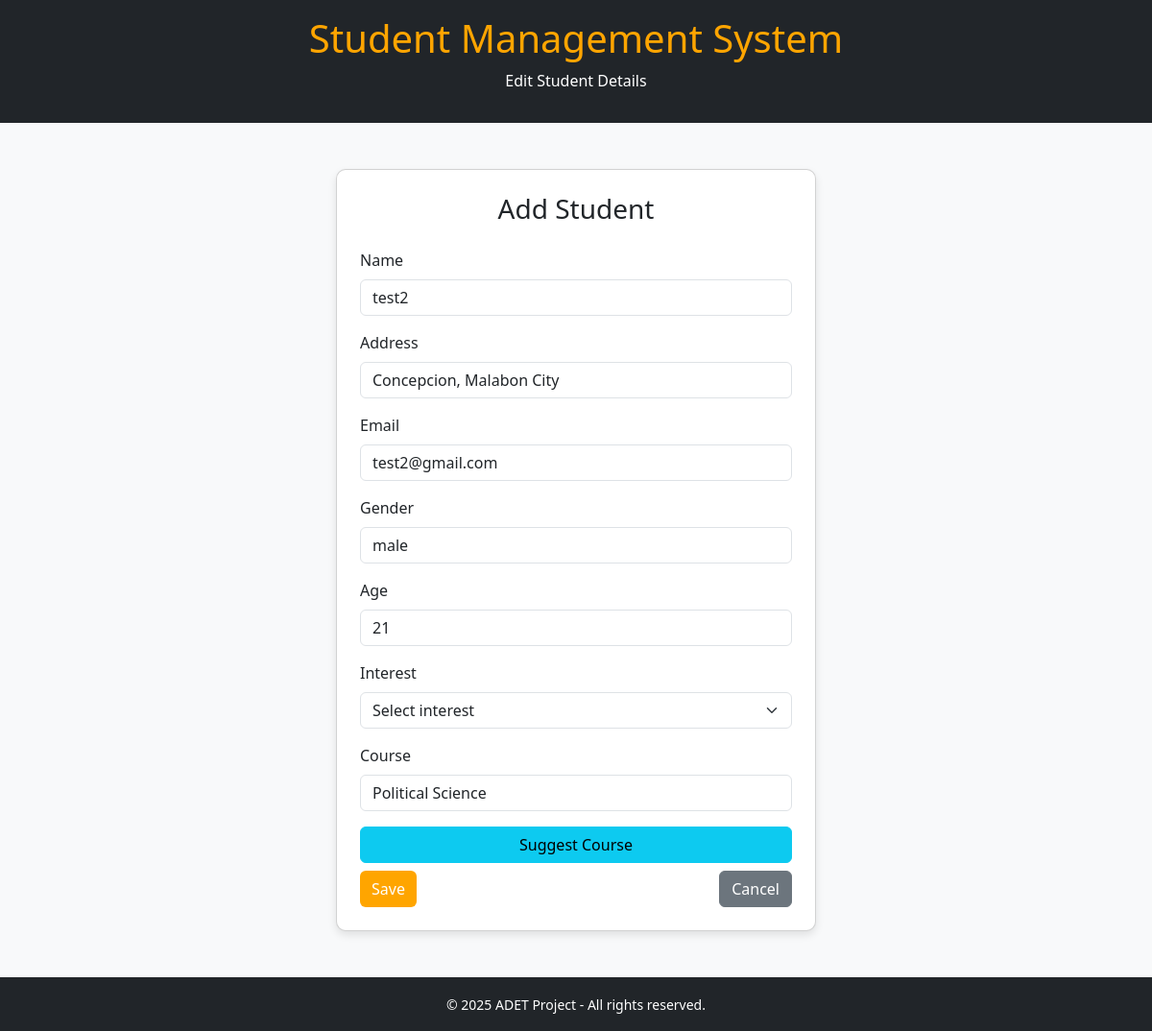
Screenshot of /edit/16/ with the database file from the repository.
### students/models.py (models this page shows, shortened)
class StudentInfo(models.Model):
    name = models.CharField(max_length=100, blank=True, default="")
    address = models.CharField(max_length=250, blank=True, default="")
    email = models.EmailField(max_length=100, blank=True, default="")
    gender = models.CharField(
        max_length=10,
        default="",
        choices=[
            ('Male', 'male'),
            ('Female', 'female')
        ]
    )
    age = models.IntegerField(default=0, blank=True)
    interest = models.CharField(max_length=200, blank=True, default="")
    course = models.CharField(max_length=100, blank=True, default="")

### students/views.py (the view)
# urls.py: path('edit/<int:pk>/', views.edit_students, name='edit_students'),
def edit_students(request, pk):
    student = get_object_or_404(StudentInfo, pk=pk)
    if request.method == 'POST':
        form = StudentForm(request.POST, instance=student)
        if form.is_valid():
            old_obj = StudentInfo.objects.get(pk=student.pk)
            updated_student = form.save(commit=False)
            changes = []
            for field in form.changed_data:
                old_value = getattr(old_obj, field)
                new_value = getattr(updated_student, field)
                if old_value != new_value:
                    changes.append(f"Changed the {field} of {old_obj.name} from {old_value} to {new_value}")
            updated_student.save()
            if changes:
                log_student_action(request.user, updated_student, CHANGE, ", ".join(changes))
            messages.success(request, f"Student '{student.name}' updated successfully!")
            return redirect('home')
    else:
        form = StudentForm(instance=student)
        form.fields['interest'].choices = INTEREST_CHOICES
    return render(request, 'students/form.html', {'form': form, 'title': 'Edit Student'})

### students/forms.py
class StudentForm(forms.ModelForm):
    class Meta:
        model = StudentInfo
        fields = '__all__'

### students/templates/students/form.html (shortened to what this page needs)
<!DOCTYPE html>
<html lang="en">
<head>
    <link href="https://cdn.jsdelivr.net/npm/bootstrap@5.3.3/dist/css/bootstrap.min.css" rel="stylesheet" />
</head>
<body>
    <header class="bg-dark text-white text-center py-3">
        <h1>Student Management System</h1>
        <p>{% if form.instance.pk %}Edit{% else %}Add{% endif %} Student Details</p>
    </header>
    <div class="container mt-5">
        <div class="card p-4 mx-auto" style="max-width: 500px;">
            <h3 class="text-center mb-4" id="pageTitle">Add Student</h3>
            <form method="post">
                {% for field in form %}
                <div class="mb-3">
                    <label class="form-label">{{ field.label }}</label>
                    {% if field.name == 'name' %}
                    <input type="text" class="form-control" name="{{ field.name }}" id="id_{{ field.name }}" placeholder="Ex. Juan Dela Cruz" value="{{ field.value|default:'' }}" />
                    {% elif field.name == 'address' %}
                    <input type="text" class="form-control" name="{{ field.name }}" id="id_{{ field.name }}" placeholder="Ex. 123 poblacion St., Malabon City" value="{{ field.value|default:'' }}" />
                    {% elif field.name == 'email' %}
                    <input type="email" class="form-control" name="{{ field.name }}" id="id_{{ field.name }}" placeholder="Ex. juan@gmail.com" value="{{ field.value|default:'' }}" />
                    {% elif field.name == 'interest' %}
                    <select class="form-select" name="{{ field.name }}" id="id_{{ field.name }}">
                        <option value="">Select interest</option>
                    </select>
                    {% else %}
                    {{ field }}
                    {% endif %}
                </div>
                {% endfor %}
                <div class="mt-3">
                    <button type="button" class="btn btn-info w-100" onclick="suggestCourse()">Suggest Course</button>
                </div>
                <div class="d-flex justify-content-between">
                    <button type="submit" class="btn btn-success">Save</button>
                    <a href="{% url 'home' %}" class="btn btn-secondary">Cancel</a>
                </div>
            </form>
        </div>
    </div>
    <footer class="bg-dark text-white text-center py-3 mt-5">
        <small>© 2025 ADET Project - All rights reserved.</small>
    </footer>
</body>
</html>

### students/templates/students/form.html (style rules this page uses)
body { background: #f8f9fa; color: #000; }
header, footer { background-color: #000; }
h1 { color: #ffa500; }
.btn-primary, .btn-success, .btn-warning { background-color: #ffa500; border: none; }
.card { border-radius: 10px; box-shadow: 0 4px 8px rgba(0, 0, 0, 0.1); }
.form-label { font-weight: 500; }

### rows the page displays
StudentInfo: name "test2", address "Concepcion, Malabon City", email "test2@gmail.com", form "male" "21" "Political Science"

### other values shown
{{ field.label }} "Name" "Address" "Email" "Gender" "Age" "Interest" "Course"
